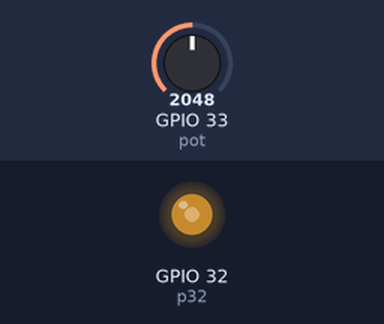
A program run on a simulated ESP32 board running MicroPython. On the bench: output pins drawn as LEDs (lit = HIGH). The test bench sets the inputs (shaded band); at power-on: GPIO 33 (pot) = 2048 (analog values on the 0–4095 scale).

Above: at 1.2 s.
1.3 s: GPIO 33 (pot) set to 2866
At 1.7 s:
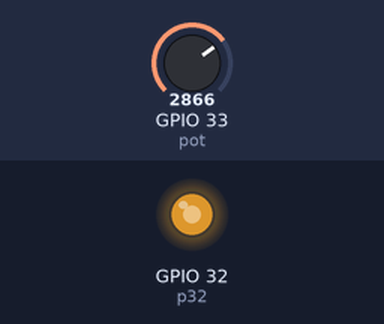
2.8 s: GPIO 33 (pot) set to 3603
At 4.0 s:
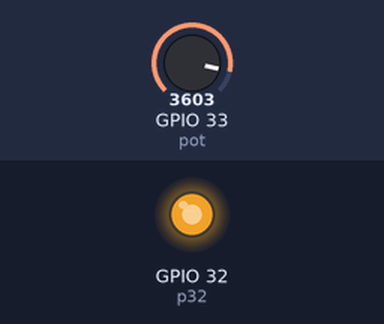
4.3 s: GPIO 33 (pot) set to 491
At 5.2 s:
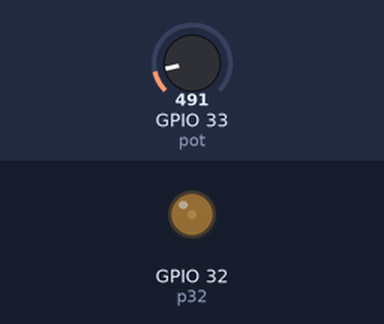
5.8 s: GPIO 33 (pot) set to 0
At 6.4 s:
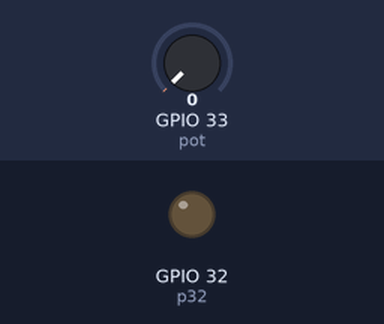
Timing chart, 0 to 8.3 s (numbered marks = the images above; inputs shaded):
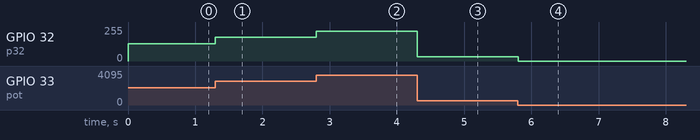

The program:

led_fade_poti.py
```python
#pwm test
import machine
import time

#led config
p32 = machine.Pin(32)
pwm32 = machine.PWM(p32)
pwm32.freq(5000)
pwm32.duty(1023)

#poti config
pot = machine.ADC(machine.Pin(33))
pot.width(machine.ADC.WIDTH_10BIT)
pot.atten(machine.ADC.ATTN_11DB)


while True:
    pot_value = pot.read()
    pwm32.duty(pot_value)
    time.sleep(0.1)
```

Measured:
- after the input at 1.3 s, GPIO 32 (p32): 128/255 → 178/255 at once
- after the input at 2.8 s, GPIO 32 (p32): 178/255 → 224/255 at once
- after the input at 4.3 s, GPIO 32 (p32): 224/255 → 31/255 at once
- after the input at 5.8 s, GPIO 32 (p32): 31/255 → 0/255 at once
